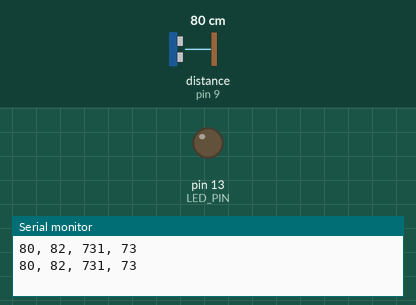
The sketch below on a simulated Arduino Uno, built with avr-gcc and run on an emulated ATmega328P. Shown: output pins drawn as LEDs (lit = HIGH), the last lines printed to the serial monitor. Inputs (shaded band) come from the test bench; at power-on: distance to the obstacle (sensor on pin 9) 80 cm. The echo pulse lasts 58.3 µs per cm.

Above: at 1.7 s.
1.8 s: distance to the obstacle (sensor on pin 9) set to 120 cm
At 1.97 s:
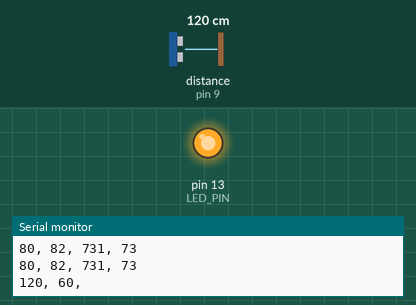
5.3 s: distance to the obstacle (sensor on pin 9) set to 115 cm
Timing chart, 0 to 14.8 s (numbered marks = the images above; inputs shaded):
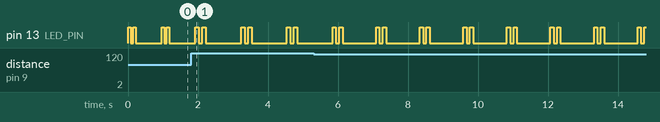

The sketch:

app.ino
```cpp
/*
LED simulate heartbeat. If distance small, heart beat is quick.
If distance far the heart beat is slow.
*/

#include <HCSR04.h>

int TRIG_PIN = 8;
int ECHO_PIN = 9;
int LED_PIN = 13;

UltraSonicDistanceSensor distanceSensor(TRIG_PIN, ECHO_PIN);

void setup()
{
    pinMode(TRIG_PIN, OUTPUT);
    pinMode(ECHO_PIN, INPUT);

    pinMode(LED_PIN, OUTPUT);

    Serial.begin(115200);
}


int convertCmToHz(int distance) {
    if (distance < 10)
        return 120;
    else if (distance > 120)
        return 60;
    else
        return map(distance, 10, 120, 120, 60);
}

void makeHeartBeat(int hz){
    float d = 60.0 / hz;
    int beat = int(100 * d);
    int sleep = int(1000 * d);

    digitalWrite(LED_PIN, HIGH);
    delay(beat);
    digitalWrite(LED_PIN, LOW);
    delay(beat);
    digitalWrite(LED_PIN, HIGH);
    delay(beat);
    digitalWrite(LED_PIN, LOW);

    Serial.print(sleep);
    Serial.print(", ");
    Serial.println(beat);

    delay(sleep);
}


void loop()
{
    int distance =int(distanceSensor.measureDistanceCm());
    int hz = convertCmToHz(distance);
    Serial.print(distance);
    Serial.print(", ");
    Serial.print(hz);
    Serial.print(", ");

    makeHeartBeat(hz);

    Serial.flush();
}
```

Measured:
- by itself, pin 13 (LED_PIN): repeats every 1.2 s: LOW 0.10 s, HIGH 0.10 s, LOW 0.96 s, HIGH 0.10 s
